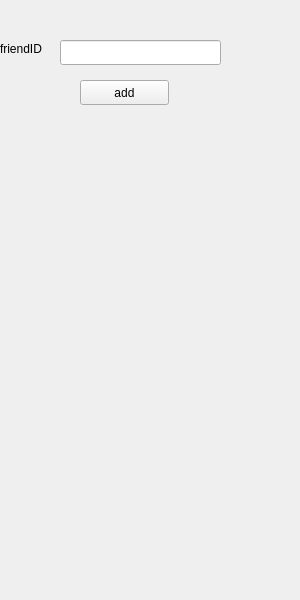
<?xml version="1.0" encoding="UTF-8"?>
<ui version="4.0">
 <class>Form</class>
 <widget class="QWidget" name="Form">
  <property name="geometry">
   <rect>
    <x>0</x>
    <y>0</y>
    <width>300</width>
    <height>600</height>
   </rect>
  </property>
  <property name="windowTitle">
   <string>Form</string>
  </property>
  <widget class="QLineEdit" name="lineEdit">
   <property name="geometry">
    <rect>
     <x>60</x>
     <y>40</y>
     <width>161</width>
     <height>25</height>
    </rect>
   </property>
  </widget>
  <widget class="QLabel" name="label">
   <property name="geometry">
    <rect>
     <x>0</x>
     <y>40</y>
     <width>67</width>
     <height>17</height>
    </rect>
   </property>
   <property name="text">
    <string>friendID</string>
   </property>
  </widget>
  <widget class="QPushButton" name="pushButton">
   <property name="geometry">
    <rect>
     <x>80</x>
     <y>80</y>
     <width>89</width>
     <height>25</height>
    </rect>
   </property>
   <property name="text">
    <string>add</string>
   </property>
  </widget>
 </widget>
 <resources/>
 <connections/>
</ui>
